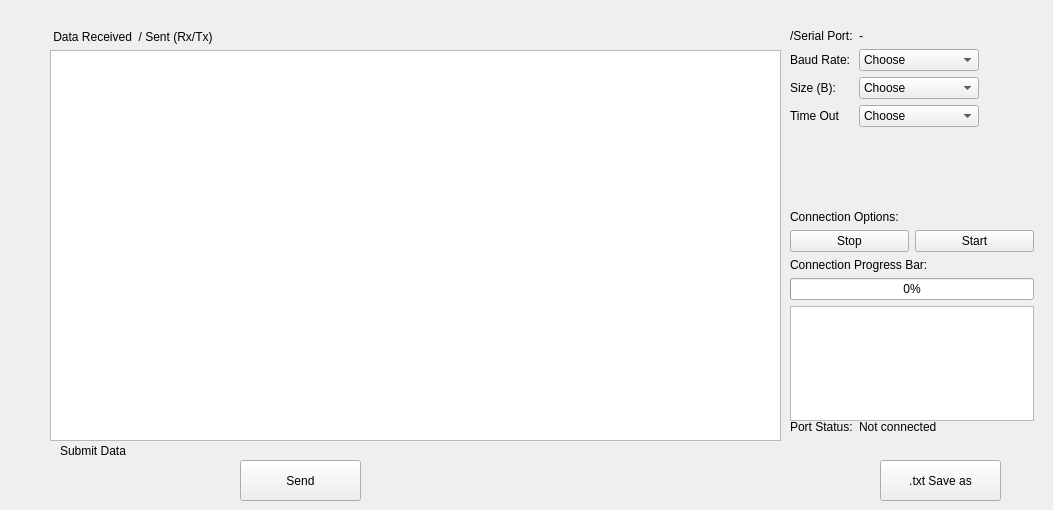
    <widget class="QWidget" name="stackedWidgetPage7">
     <widget class="QWidget" name="formLayoutWidget_9">
      <property name="geometry">
       <rect>
        <x>790</x>
        <y>29</y>
        <width>189</width>
        <height>181</height>
       </rect>
      </property>
      <layout class="QFormLayout" name="formLayout_13">
       <item row="0" column="0">
        <widget class="QLabel" name="label_871">
         <property name="text">
          <string>/Serial Port:</string>
         </property>
        </widget>
       </item>
       <item row="0" column="1">
        <widget class="QLabel" name="label_872">
         <property name="text">
          <string>-</string>
         </property>
        </widget>
       </item>
       <item row="1" column="0">
        <widget class="QLabel" name="label_873">
         <property name="text">
          <string>Baud Rate:</string>
         </property>
        </widget>
       </item>
       <item row="1" column="1">
        <widget class="QComboBox" name="comboBox_18">
         <item>
          <property name="text">
           <string>Choose</string>
          </property>
         </item>
         <item>
          <property name="text">
           <string>1200</string>
          </property>
         </item>
         <item>
          <property name="text">
           <string>2400</string>
          </property>
         </item>
         <item>
          <property name="text">
           <string>4800</string>
          </property>
         </item>
         <item>
          <property name="text">
           <string>9600</string>
          </property>
         </item>
         <item>
          <property name="text">
           <string>19200</string>
          </property>
         </item>
         <item>
          <property name="text">
           <string>38400</string>
          </property>
         </item>
         <item>
          <property name="text">
           <string>57600</string>
          </property>
         </item>
         <item>
          <property name="text">
           <string>115200</string>
          </property>
         </item>
        </widget>
       </item>
       <item row="2" column="0">
        <widget class="QLabel" name="label_875">
         <property name="text">
          <string>Size (B):</string>
         </property>
        </widget>
       </item>
       <item row="2" column="1">
        <widget class="QComboBox" name="comboBox_20">
         <item>
          <property name="text">
           <string>Choose</string>
          </property>
         </item>
         <item>
          <property name="text">
           <string>2</string>
          </property>
         </item>
         <item>
          <property name="text">
           <string>4</string>
          </property>
         </item>
         <item>
          <property name="text">
           <string>8</string>
          </property>
         </item>
         <item>
          <property name="text">
           <string>16</string>
          </property>
         </item>
         <item>
          <property name="text">
           <string>32</string>
          </property>
         </item>
         <item>
          <property name="text">
           <string>64</string>
          </property>
         </item>
        </widget>
       </item>
       <item row="3" column="0">
        <widget class="QLabel" name="label_874">
         <property name="text">
          <string>Time Out</string>
         </property>
        </widget>
       </item>
       <item row="3" column="1">
        <widget class="QComboBox" name="comboBox_19">
         <item>
          <property name="text">
           <string>Choose</string>
          </property>
         </item>
         <item>
          <property name="text">
           <string>0</string>
          </property>
         </item>
         <item>
          <property name="text">
           <string>2</string>
          </property>
         </item>
         <item>
          <property name="text">
           <string>4</string>
          </property>
         </item>
         <item>
          <property name="text">
           <string>6</string>
          </property>
         </item>
         <item>
          <property name="text">
           <string>8</string>
          </property>
         </item>
         <item>
          <property name="text">
           <string>10</string>
          </property>
         </item>
         <item>
          <property name="text">
           <string>15</string>
          </property>
         </item>
         <item>
          <property name="text">
           <string>20</string>
          </property>
         </item>
        </widget>
       </item>
      </layout>
     </widget>
     <widget class="QWidget" name="gridLayoutWidget_5">
      <property name="geometry">
       <rect>
        <x>50</x>
        <y>30</y>
        <width>731</width>
        <height>411</height>
       </rect>
      </property>
      <layout class="QGridLayout" name="gridLayout_7">
       <item row="1" column="0">
        <widget class="QLabel" name="label_876">
         <property name="text">
          <string> Data Received  / Sent (Rx/Tx)</string>
         </property>
        </widget>
       </item>
       <item row="2" column="0">
        <widget class="QTextEdit" name="textEdit_17"/>
       </item>
      </layout>
     </widget>
     <widget class="QWidget" name="formLayoutWidget_10">
      <property name="geometry">
       <rect>
        <x>790</x>
        <y>420</y>
        <width>254</width>
        <height>26</height>
       </rect>
      </property>
      <layout class="QFormLayout" name="formLayout_14">
       <item row="0" column="0">
        <widget class="QLabel" name="label_877">
         <property name="text">
          <string>Port Status:</string>
         </property>
        </widget>
       </item>
       <item row="0" column="1">
        <widget class="QLabel" name="label_878">
         <property name="styleSheet">
          <string notr="true"/>
         </property>
         <property name="text">
          <string>Not connected</string>
         </property>
        </widget>
       </item>
      </layout>
     </widget>
     <widget class="QLabel" name="label_879">
      <property name="geometry">
       <rect>
        <x>60</x>
        <y>435</y>
        <width>451</width>
        <height>31</height>
       </rect>
      </property>
      <property name="text">
       <string>Submit Data</string>
      </property>
     </widget>
     <widget class="QWidget" name="verticalLayoutWidget_5">
      <property name="geometry">
       <rect>
        <x>790</x>
        <y>210</y>
        <width>244</width>
        <height>211</height>
       </rect>
      </property>
      <layout class="QVBoxLayout" name="verticalLayout_7">
       <item>
        <widget class="QLabel" name="label_880">
         <property name="text">
          <string>Connection Options:</string>
         </property>
        </widget>
       </item>
       <item>
        <layout class="QHBoxLayout" name="horizontalLayout_8">
         <item>
          <widget class="QPushButton" name="pushButton_28">
           <property name="text">
            <string>Stop</string>
           </property>
          </widget>
         </item>
         <item>
          <widget class="QPushButton" name="pushButton_29">
           <property name="text">
            <string>Start</string>
           </property>
          </widget>
         </item>
        </layout>
       </item>
       <item>
        <widget class="QLabel" name="label_881">
         <property name="text">
          <string>Connection Progress Bar:</string>
         </property>
        </widget>
       </item>
       <item>
        <widget class="QProgressBar" name="progressBar_7">
         <property name="value">
          <number>0</number>
         </property>
        </widget>
       </item>
       <item>
        <widget class="QTextEdit" name="textEdit_19"/>
       </item>
      </layout>
     </widget>
     <widget class="QPushButton" name="pushButton_30">
      <property name="geometry">
       <rect>
        <x>880</x>
        <y>460</y>
        <width>121</width>
        <height>41</height>
       </rect>
      </property>
      <property name="text">
       <string>.txt Save as</string>
      </property>
     </widget>
     <widget class="QPushButton" name="pushButton_31">
      <property name="geometry">
       <rect>
        <x>240</x>
        <y>460</y>
        <width>121</width>
        <height>41</height>
       </rect>
      </property>
      <property name="text">
       <string>Send</string>
      </property>
     </widget>
    </widget>
